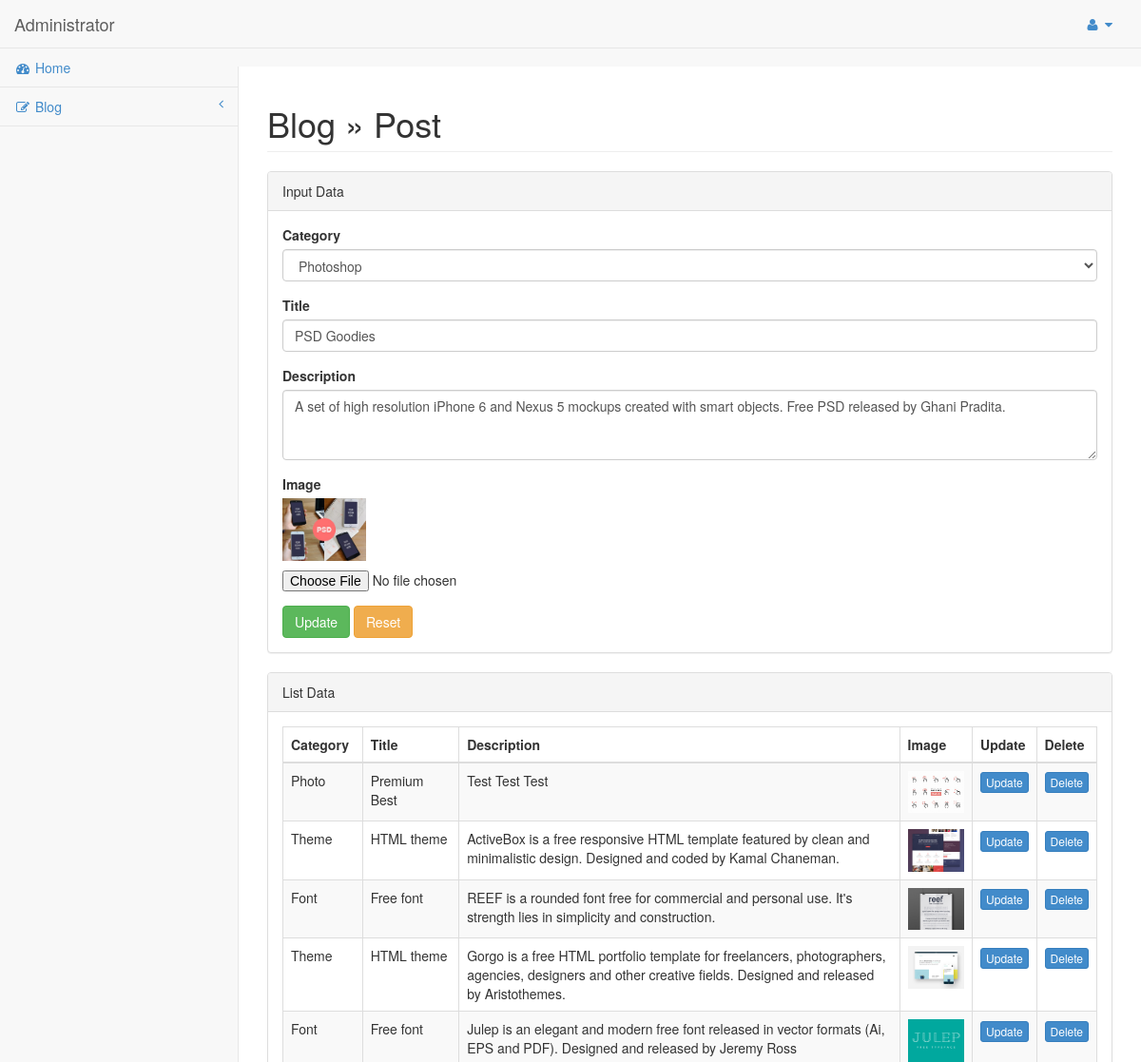
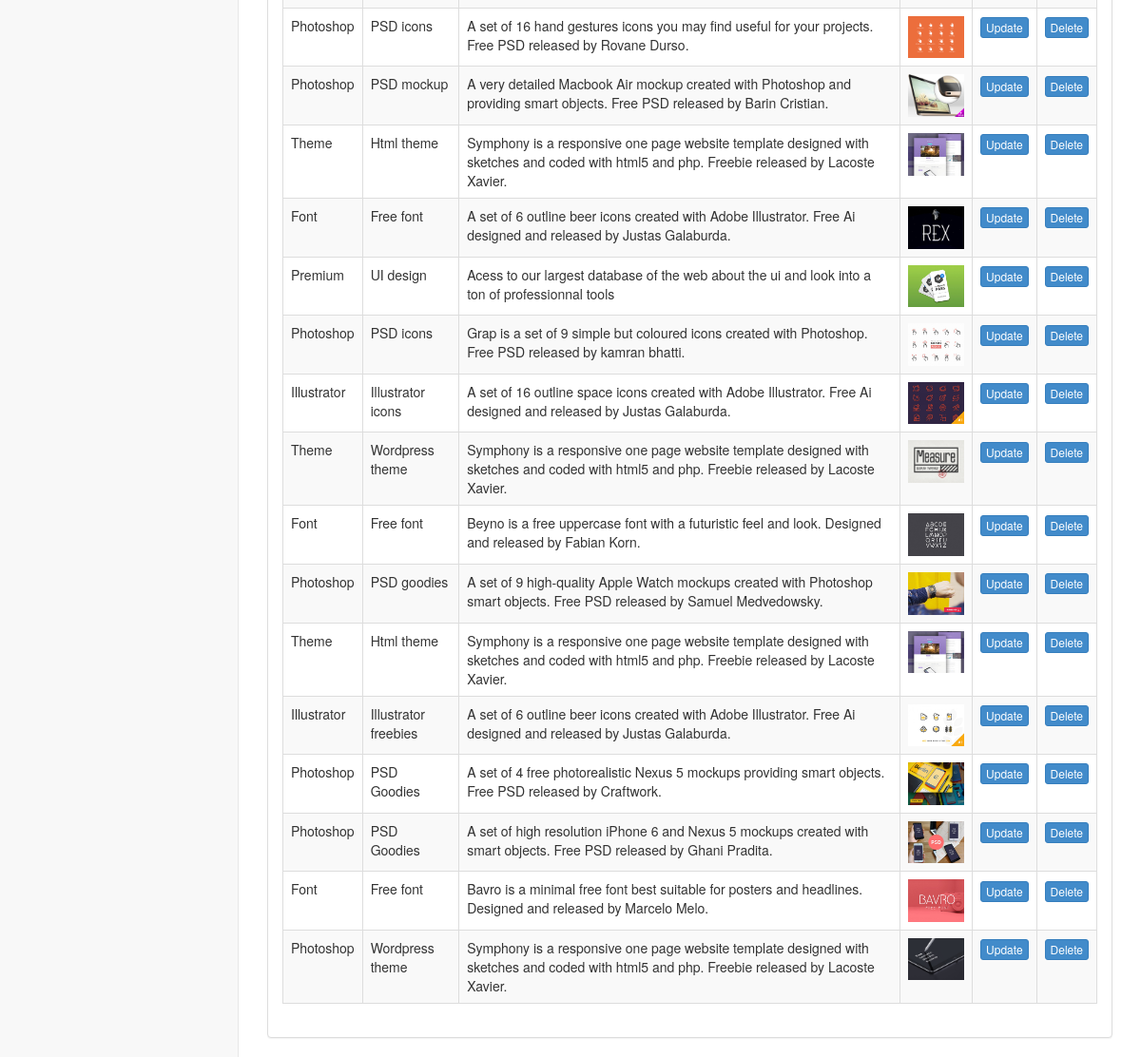
Screenshot of /admin/index.php?post-update=3 (signed in) with the database file from the repository (2 pictures, top to bottom).
### tables this page shows
CREATE TABLE `post` (
  `id` int(11) NOT NULL,
  `category_id` int(11) NOT NULL,
  `title` varchar(255) NOT NULL,
  `description` text NOT NULL,
  `image` varchar(255) NOT NULL,
  `user` varchar(255) NOT NULL,
  `date` datetime NOT NULL
);

CREATE TABLE `category` (
  `id` int(11) NOT NULL,
  `category_name` varchar(255) NOT NULL,
  `icon` varchar(255) NOT NULL
);

### admin/page/blog/post-update.php (the view, shortened to what this page needs)
<?php
$post_id    = $_GET["post-update"];
$edit       = mysqli_query($connect, "SELECT * FROM post WHERE id = '$post_id'");
$row_edit   = mysqli_fetch_array($edit);
$category   = mysqli_query($connect, "SELECT * FROM category ORDER BY id ASC");
$post       = mysqli_query($connect, "SELECT post.*, category.category_name
                                      FROM post, category
                                      WHERE post.category_id = category.id
                                      ORDER BY post.id DESC");
?>
<div class="row">
    <div class="col-lg-12">
        <h1 class="page-header">Blog &raquo; Post</h1>
    </div>
</div>
<div class="row">
    <div class="col-lg-12">
        <div class="panel panel-default">
            <div class="panel-heading">
                Input Data
            </div>
            <div class="panel-body">
                <div class="row">
                    <div class="col-lg-12">
                        <form role="form" action="" method="post" enctype="multipart/form-data">
                            <div class="form-group">
                                <label>Category</label>
                                <select class="form-control" name="category_id">
                                    <?php if(mysqli_num_rows($category)) { ?>
                                        <?php while($row_cat = mysqli_fetch_array($category)) { ?>
                                            <option <?php echo $row_edit["category_id"]== $row_cat["id"] ? "selected='selected'" : "" ?>
                                                value="<?php echo $row_cat["id"] ?>"> <?php echo $row_cat["category_name"] ?> </option>
                                        <?php } ?>
                                    <?php } ?>
                                </select>
                            </div>
                            <div class="form-group">
                                <label>Title</label>
                                <input class="form-control" type="text" name="title" value="<?php echo $row_edit["title"] ?>"/>
                            </div>
                            <div class="form-group">
                                <label>Description</label>
                                <textarea class="form-control" rows="3" name="description"><?php echo $row_edit["description"] ?></textarea>
                            </div>
                            <div class="form-group">
                                <label>Image</label>
                                <p><img src="../img/<?php echo $row_edit["image"]?>" width='88'/></p>
                                <input type="file" name="file" />
                            </div>
                            <button type="submit" name="update" class="btn btn-success">Update</button>
                            <button type="reset" class="btn btn-warning">Reset</button>
                        </form>
                    </div>
                </div>
            </div>
        </div>
        <div class="panel panel-default">
            <div class="panel-heading">
                List Data
            </div>
            <div class="panel-body">
                <div class="table-responsive">
                    <table class="table table-striped table-bordered table-hover" id="dataTables-example">
                        <thead>
                            <tr>
                                <th>Category</th>
                                <th>Title</th>
                                <th>Description</th>
                                <th>Image</th>
                                <th>Update</th>
                                <th>Delete</th>
                            </tr>
                        </thead>
                        <tbody>
                        <?php if(mysqli_num_rows($post)) { ?>
                            <?php while($row_post=mysqli_fetch_array($post)) { ?>
                            <tr>
                                <td><?php echo $row_post["category_name"] ?></td>
                                <td><?php echo $row_post["title"] ?></td>
                                <td><?php echo $row_post["description"] ?></td>
                                <td>
                                <?php
                                    if($row_post["image"]=="") {
                                        echo "<img src='asset/no-image.png' width='88'/>";
                                    } else { ?>
                                        <img src="../img/<?php echo $row_post["image"] ?>" width="88" class="img-responsive" />
                                <?php } ?>
                                </td>
                                <td class="center"><a href="index.php?post-update=<?php echo $row_post["id"] ?>" class="btn btn-primary btn-xs" type="button">Update</a></td>
                                <td class="center"><a href="index.php?post-delete=<?php echo $row_post["id"] ?>" class="btn btn-primary btn-xs" type="button">Delete</a></td>
                            </tr>
                            <?php } ?>
                        <?php } ?>
                        </tbody>
                    </table>
                </div>
            </div>
        </div>
    </div>
</div>

### admin/css/sb-admin.css (style rules this page uses)
body { background-color: #f8f8f8; padding-top: 100px; }
@media (min-width:768px) { body { padding-top: 50px; } }

### rows the page displays
post: category_id "Photoshop", title "PSD Goodies", description "A set of high resolution iPhone 6 and Nexus 5 mockups created with smart objects. Free PSD released by Ghani Pradita.", image (picture), category.category_name "Photoshop"
post: category.category_name "Photo", title "Premium Best", description "Test Test Test", image (picture)
post: category.category_name "Theme", title "HTML theme", description "ActiveBox is a free responsive HTML template featured by clean and minimalistic design. Designed and coded by Kamal Chaneman.", image (picture)
post: category.category_name "Font", title "Free font", description "REEF is a rounded font free for commercial and personal use. It's strength lies in simplicity and construction.", image (picture)
post: category.category_name "Theme", title "HTML theme", description "Gorgo is a free HTML portfolio template for freelancers, photographers, agencies, designers and other creative fields. Designed and released by Aristothemes.", image (picture)
post: category.category_name "Font", title "Free font", description "Julep is an elegant and modern free font released in vector formats (Ai, EPS and PDF). Designed and released by Jeremy Ross", image (picture)
post: category.category_name "Photoshop", title "PSD icons", description "A set of 16 hand gestures icons you may find useful for your projects. Free PSD released by Rovane Durso.", image (picture)
post: category.category_name "Photoshop", title "PSD mockup", description "A very detailed Macbook Air mockup created with Photoshop and providing smart objects. Free PSD released by Barin Cristian.", image (picture)
post: category.category_name "Theme", title "Html theme", description "Symphony is a responsive one page website template designed with sketches and coded with html5 and php. Freebie released by Lacoste Xavier.", image (picture)
post: category.category_name "Font", title "Free font", description "A set of 6 outline beer icons created with Adobe Illustrator. Free Ai designed and released by Justas Galaburda.", image (picture)
post: category.category_name "Premium", title "UI design", description "Acess to our largest database of the web about the ui and look into a ton of professionnal tools", image (picture)
post: category.category_name "Photoshop", title "PSD icons", description "Grap is a set of 9 simple but coloured icons created with Photoshop. Free PSD released by kamran bhatti.", image (picture)
post: category.category_name "Illustrator", title "Illustrator icons", description "A set of 16 outline space icons created with Adobe Illustrator. Free Ai designed and released by Justas Galaburda.", image (picture)
post: category.category_name "Theme", title "Wordpress theme", description "Symphony is a responsive one page website template designed with sketches and coded with html5 and php. Freebie released by Lacoste Xavier.", image (picture)
post: category.category_name "Font", title "Free font", description "Beyno is a free uppercase font with a futuristic feel and look. Designed and released by Fabian Korn.", image (picture)
post: category.category_name "Photoshop", title "PSD goodies", description "A set of 9 high-quality Apple Watch mockups created with Photoshop smart objects. Free PSD released by Samuel Medvedowsky.", image (picture)
post: category.category_name "Theme", title "Html theme", description "Symphony is a responsive one page website template designed with sketches and coded with html5 and php. Freebie released by Lacoste Xavier.", image (picture)
post: category.category_name "Illustrator", title "Illustrator freebies", description "A set of 6 outline beer icons created with Adobe Illustrator. Free Ai designed and released by Justas Galaburda.", image (picture)
post: category.category_name "Photoshop", title "PSD Goodies", description "A set of 4 free photorealistic Nexus 5 mockups providing smart objects. Free PSD released by Craftwork.", image (picture)
post: category.category_name "Font", title "Free font", description "Bavro is a minimal free font best suitable for posters and headlines. Designed and released by Marcelo Melo.", image (picture)
post: category.category_name "Photoshop", title "Wordpress theme", description "Symphony is a responsive one page website template designed with sketches and coded with html5 and php. Freebie released by Lacoste Xavier.", image (picture)
